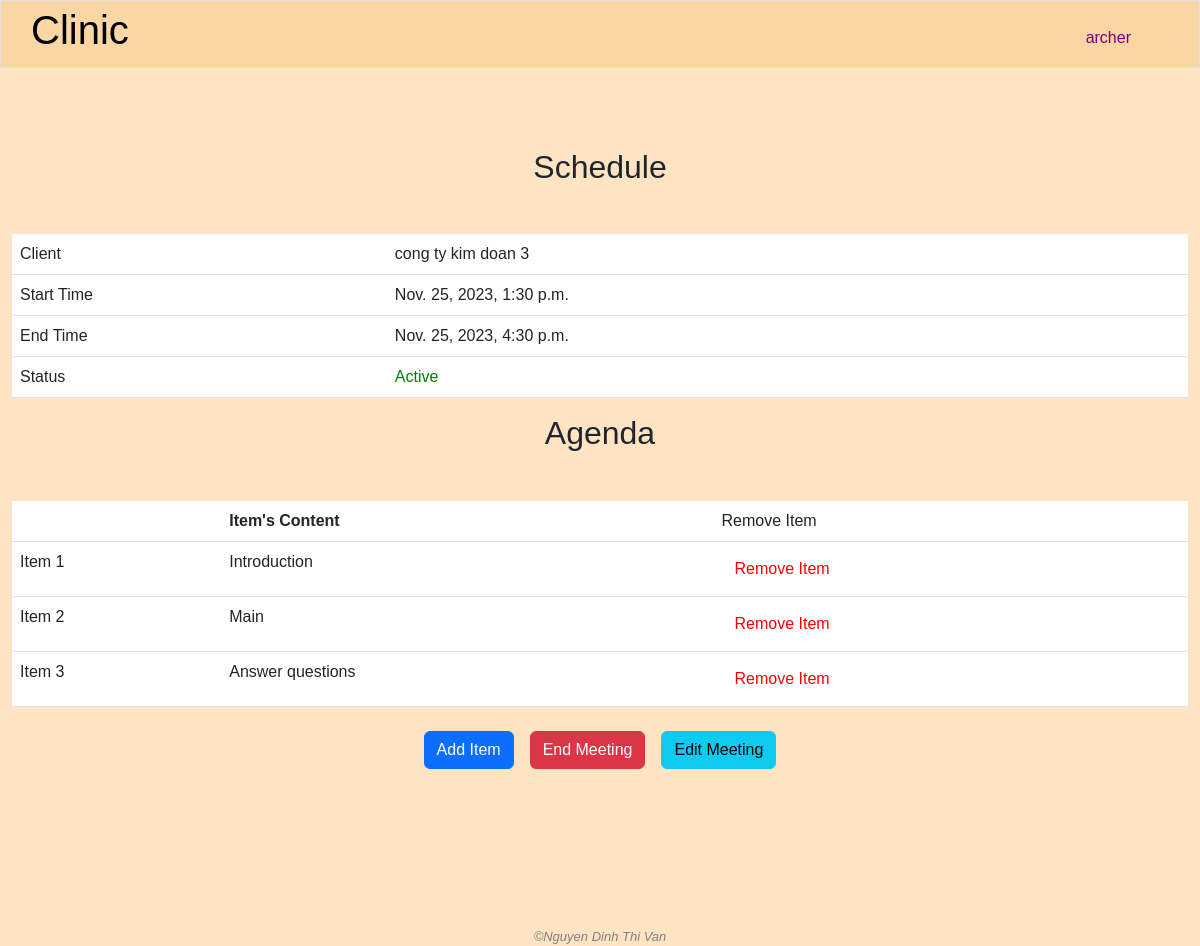
The app's page /meeting_agenda/13 (signed in), older data.
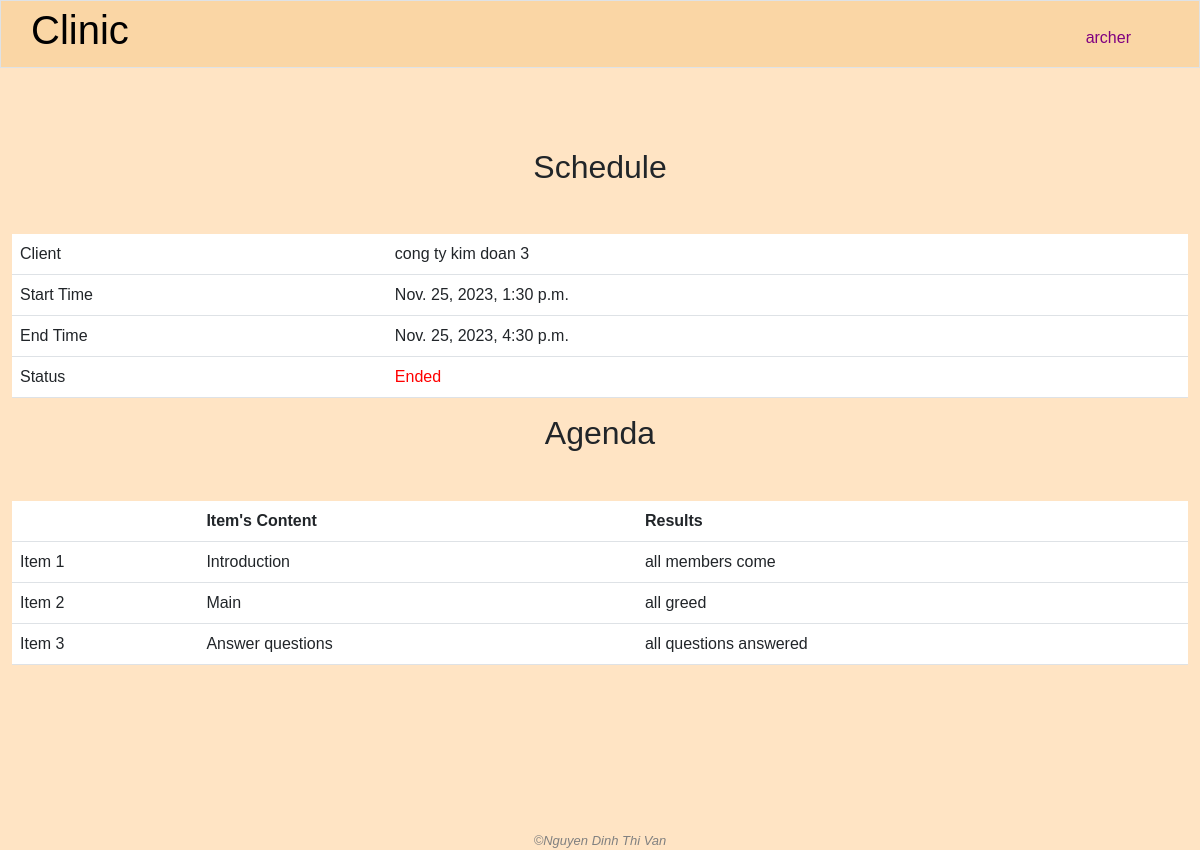
The same page, newer data.
### clinic/models.py (models this page shows)
class MeetingAgendaItem(models.Model):
    meetup = models.ForeignKey(MeetUp, on_delete=models.CASCADE, related_name='agenda')
    item = models.TextField()
    result = models.TextField()

### clinic/views.py (the view)
# urls.py: path('meeting_agenda/<int:meeting_id>', views.meeting_agenda, name="meeting_agenda"),
@login_required
def meeting_agenda(request, meeting_id):
    if "read_meeting_info" not in user_right(request.user.management_right_level):
        request.session['nay_message'] = "You do not have the permission to check this information"
        return HttpResponseRedirect(reverse('index'))
    meeting = MeetUp.objects.get(pk=meeting_id)
    if "modify_meeting_info" not in user_right(request.user.management_right_level):
        meeting.edit_permission = False
    else:
        meeting.edit_permission = True
    yay_message = request.session.get('yay_message', '')
    nay_message = request.session.get('nay_message', '')
    request.session['yay_message'] = ''
    request.session['nay_message'] = ''
    return render(request, "clinic/meeting_agenda.html", {
        "meeting": meeting,
        "nay_message": nay_message,
        "yay_message": yay_message
    })

### clinic/templates/clinic/meeting_agenda.html (shortened to what this page needs)
{% extends "clinic/layout.html" %}
{% load static %}
{% block main %}
    <h2 class="text-center page-title">Schedule</h2>
    <div class="container-fluid">
        <table class="table table-hover">
            <tbody>
                <tr>
                    <td>Client</td>
                    <td>{{ meeting.client.name }}</td>
                </tr>
                <tr>
                    <td>Start Time</td>
                    <td>{{ meeting.start_time }}</td>
                </tr>
                <tr>
                    <td>End Time</td>
                    <td>{{ meeting.end_time }}</td>
                </tr>
                <tr>
                    <td>Status</td>
                    <td>
                        {% if not meeting.end_or_not %}
                            <span style="color: green;">Active</span>
                        {% else %}
                            <span style="color: red;">Ended</span>
                        {% endif %}
                    </td>
                </tr>
            </tbody>
        </table>
    </div>
    <h2 class="text-center page-title">Agenda</h2>
    <div class="container-fluid">
        <table class="table table-hover">
            <thead>
                <tr>
                    <td></td>
                    <td><strong>Item's Content</strong></td>
                    {% if not meeting.end_or_not %}
                        <td>Remove Item</td>
                    {% else %}
                        <td><strong>Results</strong></td>
                    {% endif %}
                </tr>
            </thead>
            <tbody>
                {% for item in meeting.agenda.all.values %}
                    <tr>
                        <td>Item {{ forloop.counter }}</td>
                        <td>{{ item.item }}</td>
                        {% if meeting.end_or_not %}
                            <td>
                                {{ item.result }}
                            </td>
                        {% endif %}
                        {% if meeting.edit_permission and not meeting.end_or_not %}
                            <td>
                                <form action="{% url 'meeting_item_remove' meeting_id=meeting.id %}" method="post" onsubmit="return confirm('Do you really want to remove this agenda item?');">
                                    <button class="btn btn-link no-underline"><span style="color: red;">Remove Item</span></button>
                                </form>
                            </td>
                        {% endif %}
                    </tr>
                {% empty %}
                    <tr>
                        <td>N/A</td>
                    </tr>
                {% endfor %}
            </tbody>
        </table>
    </div>
    {% if not meeting.end_or_not %}
        {% if meeting.edit_permission %}
            <div style="display: flex; justify-content: center; align-items: center;">
                <div>
                    <table>
                        <tbody>
                            <tr>
                                <td>
                                    <button class="btn btn-primary" id="show-add-meeting-agenda-form">Add Item</button>
                                </td>
                                <td>
                                    <button class="btn btn-danger" id="show-end-meeting-form">End Meeting</button>
                                </td>
                                <td>
                                    <button class="btn btn-info" id="show-edit-meeting-form">Edit Meeting</button>
                                </td>
                            </tr>
                        </tbody>
                    </table>
                </div>
            </div>
        {% else %}
            <script>
                // Save the variable for JavaScript using
                var userHasPermission = false;
            </script>
        {% endif %}
    {% else %}
        <script>
            // Save the variable for JavaScript
            var isMeetingEnd = true;
        </script>
    {% endif %}
{% endblock %}

Row changes from the older to the newer data that the page shows:
changed MeetUp "cong ty kim doan 3": end_or_not False → True (drawn)
changed MeetingAgendaItem "Introduction": result (not shown) → "all members come"; no longer shows "Remove Item"
changed MeetingAgendaItem "Main": result (not shown) → "all greed"; no longer shows "Remove Item"
changed MeetingAgendaItem "Answer questions": result (not shown) → "all questions answered"; no longer shows "Remove Item"
Text that changed along with them:
text no longer shown: "Active Remove Item Add Item End Meeting Edit Meeting"
text now shown: "Ended Results"
